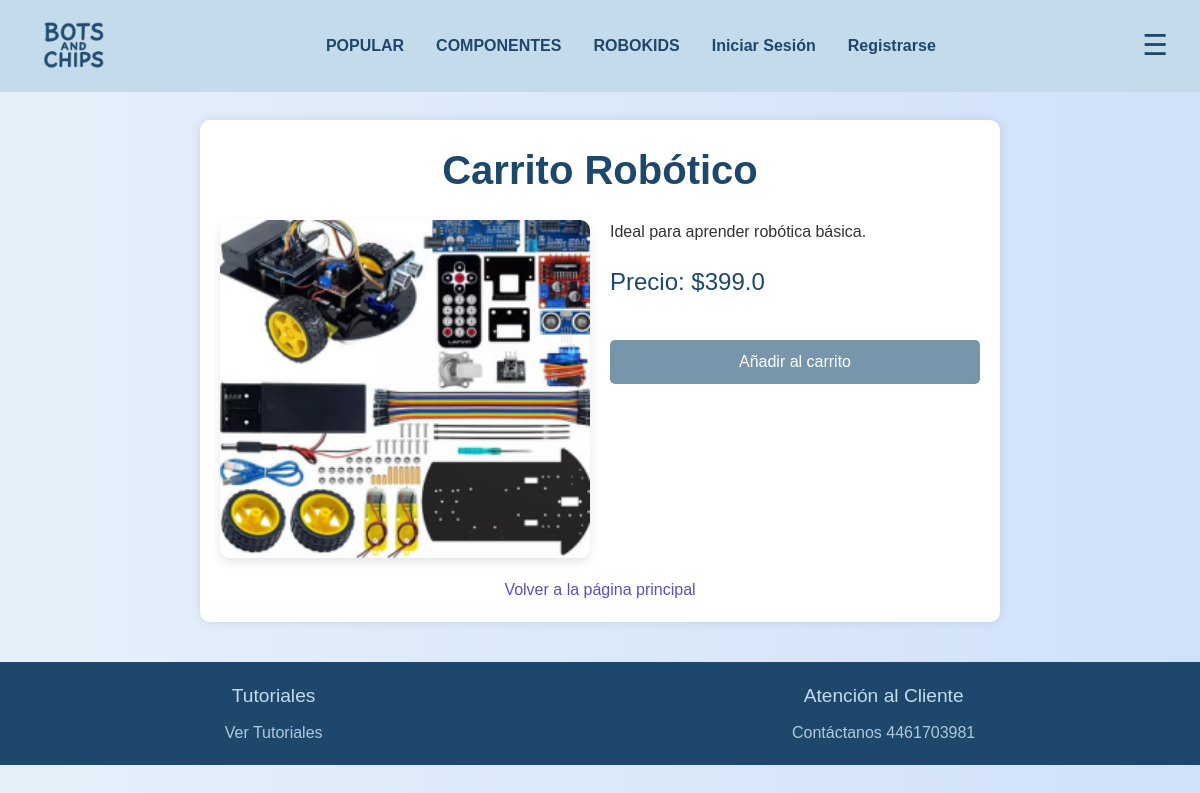
The page /producto/1 on the database its author committed.
### tables this page shows
CREATE TABLE productos (
                id INTEGER PRIMARY KEY AUTOINCREMENT,
                nombre TEXT NOT NULL,
                descripcion TEXT,
                precio REAL NOT NULL,
                imagen TEXT,
                categoria TEXT DEFAULT 'Sin categoría'
            );

### app.py (the view)
@app.route('/producto/<int:producto_id>')
def ver_producto(producto_id):
    try:
        conn = get_db_connection()
        cursor = conn.cursor()
        cursor.execute('SELECT * FROM productos WHERE id = ?', (producto_id,))
        producto = cursor.fetchone()
        conn.close()
        return render_template('ver_producto.html', producto=producto)
    except sqlite3.Error as e:
        flash(f'Error al cargar producto: {str(e)}', 'danger')
        return redirect(url_for('inicio'))

### app.py (called while the page is built)
def get_db_connection():
    conn = sqlite3.connect('tienda.db')
    conn.row_factory = sqlite3.Row
    return conn

### templates/ver_producto.html (shortened to what this page needs)
<!DOCTYPE html>
<html lang="es">
<head>
    <link rel="stylesheet" href="{{ url_for('static', filename='css/estilos.css') }}">
    <script src="https://cdn.tailwindcss.com"></script>
    <link href="https://fonts.cdnfonts.com/css/agrandir" rel="stylesheet">
</head>
<body>
    {% include 'navbar.html' %}
    <div class="producto-detalle">
        {% if producto %}
            <h1 class="titulo-producto">{{ producto['nombre'] }}</h1>
            <div class="detalles-producto">
                <div class="imagen-producto">
                    <img src="{{ url_for('static', filename='img/' + (producto['imagen'] if producto['imagen'].endswith(('.png', '.jpg')) else producto['imagen'] + ('.jpg' if producto['nombre'] in ['Arduino Uno', 'Protoboard', '10 Servomotores'] else '.png'))) }}" alt="{{ producto['nombre'] }}" class="producto-imagen">
                </div>
                <div class="info-producto">
                    <p class="descripcion">{{ producto['descripcion'] }}</p>
                    <p class="precio">Precio: ${{ producto['precio'] }}</p>
                    <form action="{{ url_for('agregar_carrito', producto_id=producto['id']) }}" method="POST">
                        <button type="submit" class="btn-agregar">Añadir al carrito</button>
                    </form>
                </div>
            </div>
        {% else %}
            <p class="text-center">Producto no encontrado.</p>
        {% endif %}
        <a href="{{ url_for('inicio') }}" class="back-link">Volver a la página principal</a>
    </div>
    {% include 'footer.html' %}
</body>
</html>

### static/css/estilos.css (style rules this page uses)
body { font-family: Poppins, sans-serif; margin: 0; background: #7896AB; color: #222; }
.producto-detalle { text-align: center; padding: 30px; margin-top: 50px; background-color: white; border-radius: 10px; box-shadow: 0 4px 6px rgba(0, 0, 0, 0.1); max-width: 800px; margin-left: auto; margin-right: auto; }
.titulo-producto { font-size: 30px; color: #333; font-weight: bold; margin-bottom: 20px; }
.detalles-producto { display: flex; justify-content: center; align-items: flex-start; gap: 30px; }
.imagen-producto { flex: 1; max-width: 400px; }
.producto-imagen { width: 100%; height: auto; border-radius: 8px; box-shadow: 0 4px 10px rgba(0, 0, 0, 0.1); }
.info-producto { flex: 1; text-align: left; display: flex; flex-direction: column; justify-content: center; }
.descripcion { font-size: 16px; color: #555; margin-bottom: 15px; }
.btn-agregar { background-color: #7896AB; color: #F8F5F1; border: none; padding: 15px 25px; font-size: 18px; cursor: pointer; border-radius: 5px; transition: background-color 0.3s; text-align: center; }
form { margin-top: 20px; }
.btn-agregar { background-color: #7896AB; color: #F8F5F1; border: none; padding: 12px 24px; border-radius: 8px; font-size: 16px; cursor: pointer; transition: background 0.3s; }

### templates/ver_producto.html (style rules this page uses)
body { font-family: 'Agrandir', sans-serif; background: linear-gradient(to right, #e6f0fa, #d0e1f9); margin: 0; padding: 0; padding-top: 80px; padding-bottom: 80px; }
.producto-detalle { max-width: 800px; margin: 40px auto; padding: 20px; background: #fff; border-radius: 10px; box-shadow: 0 0 10px rgba(0, 0, 0, 0.1); }
.titulo-producto { font-size: 2.5rem; color: #1E486B; text-align: center; margin-bottom: 20px; }
.detalles-producto { display: flex; flex-wrap: wrap; gap: 20px; }
.imagen-producto { flex: 1; min-width: 300px; }
.producto-imagen { width: 100%; height: auto; border-radius: 10px; }
.info-producto { flex: 1; min-width: 300px; }
.descripcion { font-size: 1rem; color: #333; margin-bottom: 20px; }
.precio { font-size: 1.5rem; color: #1E486B; margin-bottom: 20px; }
.btn-agregar { display: block; width: 100%; padding: 10px; background: #7896ab; color: #fff; border: none; border-radius: 5px; font-size: 1rem; cursor: pointer; transition: background 0.3s; }
.back-link { display: block; text-align: center; margin-top: 20px; color: #5a4fc2; text-decoration: none; }

### rows shown on the page
productos: nombre "Carrito Robótico", imagen (picture), descripcion "Ideal para aprender robótica básica.", precio "399.0"
